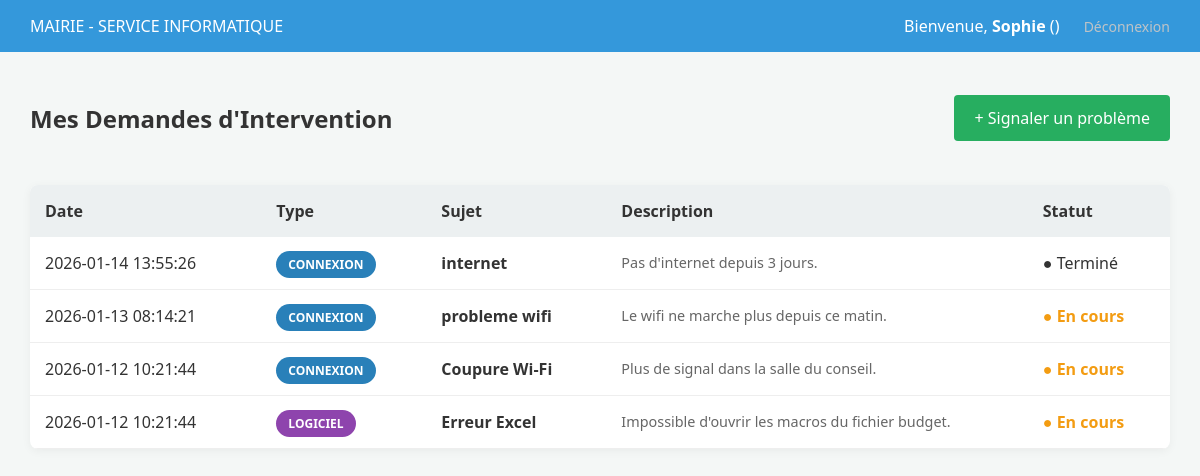
Before: /mairie/dashboard (signed in) with the older database file.
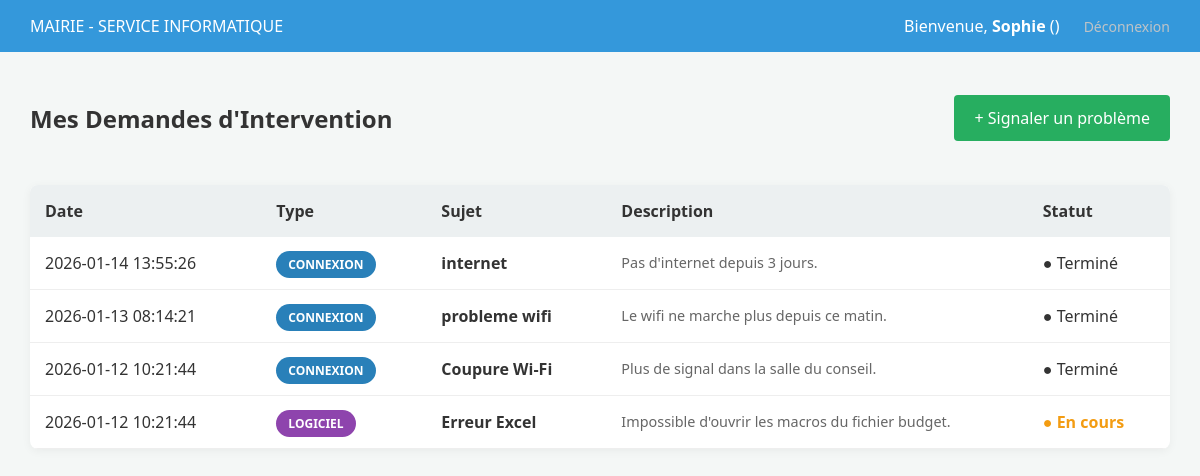
After: the same page with the newer database file.
### tables this page shows
CREATE TABLE ticket (
    id INTEGER PRIMARY KEY AUTOINCREMENT,
    titre TEXT NOT NULL,
    description TEXT,
    type_prestation TEXT NOT NULL, -- 'connexion', 'materiel', 'logiciel', 'securite'
    statut TEXT DEFAULT 'Nouveau',
    date_creation DATETIME DEFAULT CURRENT_TIMESTAMP,
    createur_id INTEGER NOT NULL,
    admin_id INTEGER, technicien_id INTEGER, duree TEXT, contrat TEXT, date_fin DATETIME,
    FOREIGN KEY (createur_id) REFERENCES "usager_old"(id),
    FOREIGN KEY (admin_id) REFERENCES "usager_old"(id)
);

### app.py (the view)
@app.route('/mairie/dashboard')
@login_required
def espace_mairie():
    conn = get_db_connection()
    mes_tickets = conn.execute('SELECT *, strftime("%d/%m/%Y", date_creation) as date_formatee FROM ticket WHERE createur_id = ? ORDER BY date_creation DESC',
                               (current_user.id,)).fetchall()
    conn.close()
    return render_template('espace_mairie.html', tickets=mes_tickets)

### app.py (called while the page is built)
def get_db_connection():
    conn = sqlite3.connect('mairie.db')
    conn.row_factory = sqlite3.Row
    return conn

@login_manager.user_loader
def load_user(user_id):
    conn = get_db_connection()
    u = conn.execute('SELECT * FROM usager WHERE id = ?', (user_id,)).fetchone()
    conn.close()
    if u:
        return Usager(u['id'], u['nom'], u['prenom'], u['role'], u['mairie_id'])
    return None

### templates/espace_mairie.html (shortened to what this page needs)
<!DOCTYPE html>
<html lang="fr">
<head>
    <link rel="stylesheet" href="{{ url_for('static', filename='css/style.css') }}">
</head>
<body>
    <header class="admin-header" style="background-color: #3498db;">
        <div class="logo">MAIRIE - SERVICE INFORMATIQUE</div>
        <div class="user-info">
            <span>Bienvenue, <strong>{{ current_user.prenom }}</strong> ({{ current_user.service }})</span>
            <a href="{{ url_for('logout') }}" class="btn-logout" style="margin-left: 20px;">Déconnexion</a>
        </div>
    </header>
    <div class="dashboard-container">
        <div style="display: flex; justify-content: space-between; align-items: center; margin-bottom: 30px;">
            <h2>Mes Demandes d'Intervention</h2>
            <a href="{{ url_for('nouveau_ticket') }}" class="btn-action" style="background-color: #27ae60; padding: 12px 20px; font-size: 16px;">
                + Signaler un problème
            </a>
        </div>
        <table>
            <thead>
                <tr>
                    <th>Date</th>
                    <th>Type</th>
                    <th>Sujet</th>
                    <th>Description</th>
                    <th>Statut</th>
                </tr>
            </thead>
            <tbody>
                {% for ticket in tickets %}
                <tr>
                    <td>{{ ticket['date_creation'] }}</td>
                    <td>
                        <span class="badge {{ ticket['type_prestation'] }}">
                            {{ ticket['type_prestation'] }}
                        </span>
                    </td>
                    <td><strong>{{ ticket['titre'] }}</strong></td>
                    <td style="max-width: 300px; color: #666; font-size: 0.9em;">
                        {{ ticket['description'] }}
                    </td>
                    <td>
                        <span class="status-{{ ticket['statut'].lower().replace(' ', '') }}">
                            ● {{ ticket['statut'] }}
                        </span>
                    </td>
                </tr>
                {% else %}
                <tr>
                    <td colspan="5" style="text-align: center; padding: 50px; color: #999;">
                        Vous n'avez soumis aucun ticket pour le moment.
                    </td>
                </tr>
                {% endfor %}
            </tbody>
        </table>
    </div>
</body>
</html>

Changed rows visible on the page:
changed ticket "probleme wifi": statut "En cours" → "Terminé"
changed ticket "Coupure Wi-Fi": statut "En cours" → "Terminé"
